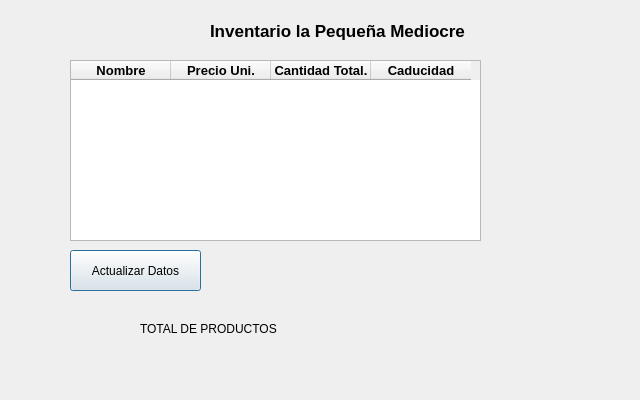
<?xml version="1.0" encoding="UTF-8"?>
<ui version="4.0">
 <class>verInventario</class>
 <widget class="QDialog" name="verInventario">
  <property name="geometry">
   <rect>
    <x>0</x>
    <y>0</y>
    <width>640</width>
    <height>400</height>
   </rect>
  </property>
  <property name="windowTitle">
   <string>Dialog</string>
  </property>
  <widget class="QLabel" name="label">
   <property name="geometry">
    <rect>
     <x>210</x>
     <y>20</y>
     <width>271</width>
     <height>21</height>
    </rect>
   </property>
   <property name="font">
    <font>
     <pointsize>13</pointsize>
     <weight>75</weight>
     <bold>true</bold>
    </font>
   </property>
   <property name="text">
    <string>Inventario la Pequeña Mediocre</string>
   </property>
  </widget>
  <widget class="QTableWidget" name="tb_productos">
   <property name="geometry">
    <rect>
     <x>70</x>
     <y>60</y>
     <width>411</width>
     <height>181</height>
    </rect>
   </property>
   <column>
    <property name="text">
     <string>Nombre</string>
    </property>
    <property name="font">
     <font>
      <pointsize>10</pointsize>
      <weight>75</weight>
      <bold>true</bold>
     </font>
    </property>
   </column>
   <column>
    <property name="text">
     <string>Precio Uni.</string>
    </property>
    <property name="font">
     <font>
      <pointsize>10</pointsize>
      <weight>75</weight>
      <bold>true</bold>
     </font>
    </property>
   </column>
   <column>
    <property name="text">
     <string>Cantidad Total.</string>
    </property>
    <property name="font">
     <font>
      <pointsize>10</pointsize>
      <weight>75</weight>
      <bold>true</bold>
     </font>
    </property>
   </column>
   <column>
    <property name="text">
     <string>Caducidad</string>
    </property>
    <property name="font">
     <font>
      <pointsize>10</pointsize>
      <weight>75</weight>
      <bold>true</bold>
     </font>
    </property>
   </column>
  </widget>
  <widget class="QPushButton" name="pushButton">
   <property name="geometry">
    <rect>
     <x>70</x>
     <y>250</y>
     <width>131</width>
     <height>41</height>
    </rect>
   </property>
   <property name="text">
    <string>Actualizar Datos</string>
   </property>
  </widget>
  <widget class="QLabel" name="lb_alimentos">
   <property name="geometry">
    <rect>
     <x>340</x>
     <y>310</y>
     <width>291</width>
     <height>17</height>
    </rect>
   </property>
   <property name="text">
    <string/>
   </property>
  </widget>
  <widget class="QLabel" name="lb_bebidas">
   <property name="geometry">
    <rect>
     <x>340</x>
     <y>330</y>
     <width>281</width>
     <height>17</height>
    </rect>
   </property>
   <property name="text">
    <string/>
   </property>
  </widget>
  <widget class="QLabel" name="label_2">
   <property name="geometry">
    <rect>
     <x>140</x>
     <y>320</y>
     <width>171</width>
     <height>17</height>
    </rect>
   </property>
   <property name="text">
    <string>TOTAL DE PRODUCTOS</string>
   </property>
  </widget>
  <widget class="QLabel" name="lb_productos">
   <property name="geometry">
    <rect>
     <x>320</x>
     <y>320</y>
     <width>281</width>
     <height>17</height>
    </rect>
   </property>
   <property name="text">
    <string/>
   </property>
  </widget>
 </widget>
 <resources/>
 <connections/>
</ui>
